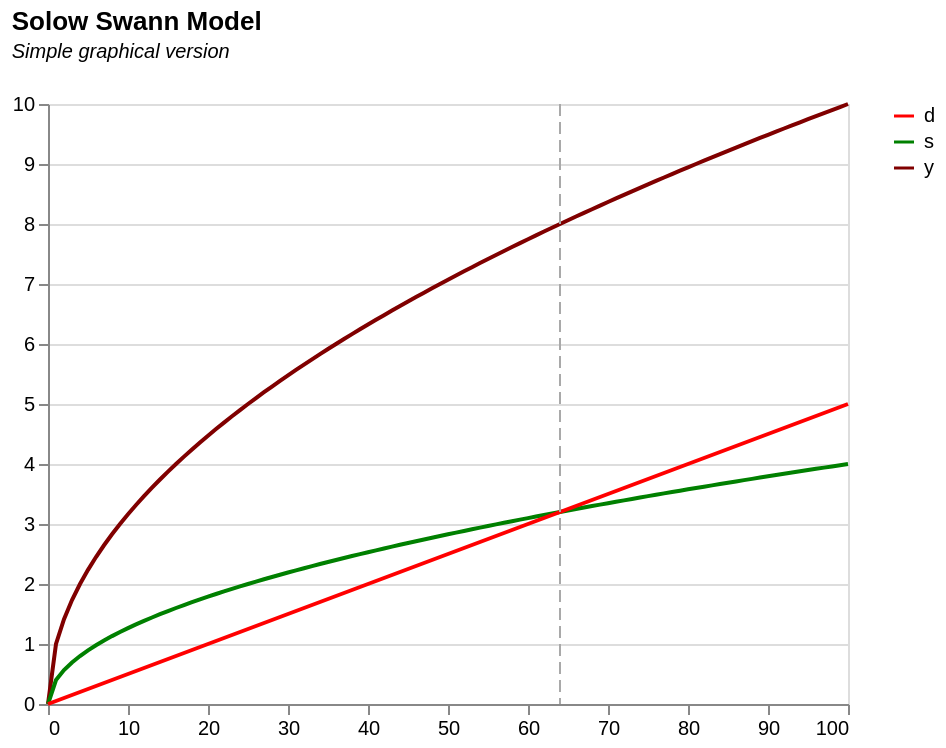

Vega-Lite specification for this chart:
### Vega-Lite specification from a JSON file in a GitHub repository (floating-point values rounded to 4 significant figures)
{"$schema": "https://vega.github.io/schema/vega-lite/v5.json", "title": {"text": "Solow Swann Model", "subtitle": ["Simple graphical version", ""], "subtitleFontStyle": "italic", "subtitleFontSize": 10, "anchor": "start", "color": "black"}, "data": {"values": [{"k": "0", "y": "0", "s": "0", "s1": "0", "s2": "0", "s3": "0", "d": "0", "a": "0", "y2_a": "0", "y2_b": "0", "y2": "0", "a2": "0"}, {"k": "1", "y": "1", "s": "0.4", "s1": "0.2", "s2": "0.3", "s3": "0.9", "d": "0.05", "a": "0.35", "y2_a": "1", "y2_b": "0", "y2": "1", "a2": "0.25"}, {"k": "2", "y": "1.414213562", "s": "0.565685425", "s1": "0.4", "s2": "0.424264069", "s3": "1.8", "d": "0.1", "a": "0.465685425", "y2_a": "1.414213562", "y2_b": "0", "y2": "1.414213562", "a2": "0.324264069"}, {"k": "3", "y": "1.732050808", "s": "0.692820323", "s1": "0.6", "s2": "0.519615242", "s3": "2.7", "d": "0.15", "a": "0.542820323", "y2_a": "1.732050808", "y2_b": "0", "y2": "1.732050808", "a2": "0.369615242"}, {"k": "4", "y": "2", "s": "0.8", "s1": "0.8", "s2": "0.6", "s3": "3.6", "d": "0.2", "a": "0.6", "y2_a": "2", "y2_b": "0", "y2": "2", "a2": "0.4"}, {"k": "5", "y": "2.236067977", "s": "0.894427191", "s1": "1", "s2": "0.670820393", "s3": "4.5", "d": "0.25", "a": "0.644427191", "y2_a": "2.236067977", "y2_b": "0", "y2": "2.236067977", "a2": "0.420820393"}, {"k": "6", "y": "2.449489743", "s": "0.979795897", "s1": "1.2", "s2": "0.734846923", "s3": "5.4", "d": "0.3", "a": "0.679795897", "y2_a": "2.449489743", "y2_b": "0", "y2": "2.449489743", "a2": "0.434846923"}, {"k": "7", "y": "2.645751311", "s": "1.058300524", "s1": "1.4", "s2": "0.793725393", "s3": "6.3", "d": "0.35", "a": "0.708300524", "y2_a": "2.645751311", "y2_b": "0", "y2": "2.645751311", "a2": "0.443725393"}, {"k": "8", "y": "2.828427125", "s": "1.13137085", "s1": "1.6", "s2": "0.848528137", "s3": "7.2", "d": "0.4", "a": "0.73137085", "y2_a": "2.828427125", "y2_b": "0", "y2": "2.828427125", "a2": "0.448528137"}, {"k": "9", "y": "3", "s": "1.2", "s1": "1.8", "s2": "0.9", "s3": "8.1", "d": "0.45", "a": "0.75", "y2_a": "3", "y2_b": "0", "y2": "3", "a2": "0.45"}, {"k": "10", "y": "3.16227766", "s": "1.264911064", "s1": "2", "s2": "0.948683298", "s3": "9", "d": "0.5", "a": "0.764911064", "y2_a": "3.16227766", "y2_b": "0", "y2": "3.16227766", "a2": "0.448683298"}, {"k": "11", "y": "3.31662479", "s": "1.326649916", "s1": "2.2", "s2": "0.994987437", "s3": "9.9", "d": "0.55", "a": "0.776649916", "y2_a": "3.31662479", "y2_b": "0", "y2": "3.31662479", "a2": "0.444987437"}, {"k": "12", "y": "3.464101615", "s": "1.385640646", "s1": "2.4", "s2": "1.039230485", "s3": "10.8", "d": "0.6", "a": "0.785640646", "y2_a": "3.464101615", "y2_b": "0", "y2": "3.464101615", "a2": "0.439230485"}, {"k": "13", "y": "3.605551275", "s": "1.44222051", "s1": "2.6", "s2": "1.081665383", "s3": "11.7", "d": "0.65", "a": "0.79222051", "y2_a": "3.605551275", "y2_b": "0", "y2": "3.605551275", "a2": "0.431665383"}, {"k": "14", "y": "3.741657387", "s": "1.496662955", "s1": "2.8", "s2": "1.122497216", "s3": "12.6", "d": "0.7", "a": "0.796662955", "y2_a": "3.741657387", "y2_b": "0", "y2": "3.741657387", "a2": "0.422497216"}, {"k": "15", "y": "3.872983346", "s": "1.549193338", "s1": "3", "s2": "1.161895004", "s3": "13.5", "d": "0.75", "a": "0.799193338", "y2_a": "3.872983346", "y2_b": "0", "y2": "3.872983346", "a2": "0.411895004"}, {"k": "16", "y": "4", "s": "1.6", "s1": "3.2", "s2": "1.2", "s3": "14.4", "d": "0.8", "a": "0.8", "y2_a": "4", "y2_b": "0", "y2": "4", "a2": "0.4"}, {"k": "17", "y": "4.123105626", "s": "1.64924225", "s1": "3.4", "s2": "1.236931688", "s3": "15.3", "d": "0.85", "a": "0.79924225", "y2_a": "4.123105626", "y2_b": "0", "y2": "4.123105626", "a2": "0.386931688"}, {"k": "18", "y": "4.242640687", "s": "1.697056275", "s1": "3.6", "s2": "1.272792206", "s3": "16.2", "d": "0.9", "a": "0.797056275", "y2_a": "4.242640687", "y2_b": "0", "y2": "4.242640687", "a2": "0.372792206"}, {"k": "19", "y": "4.358898944", "s": "1.743559577", "s1": "3.8", "s2": "1.307669683", "s3": "17.1", "d": "0.95", "a": "0.793559577", "y2_a": "4.358898944", "y2_b": "0", "y2": "4.358898944", "a2": "0.357669683"}, {"k": "20", "y": "4.472135955", "s": "1.788854382", "s1": "4", "s2": "1.341640786", "s3": "18", "d": "1", "a": "0.788854382", "y2_a": "4.472135955", "y2_b": "0", "y2": "4.472135955", "a2": "0.341640786"}, {"k": "21", "y": "4.582575695", "s": "1.833030278", "s1": "4.2", "s2": "1.374772708", "s3": "18.9", "d": "1.05", "a": "0.783030278", "y2_a": "4.582575695", "y2_b": "0", "y2": "4.582575695", "a2": "0.324772708"}, {"k": "22", "y": "4.69041576", "s": "1.876166304", "s1": "4.4", "s2": "1.407124728", "s3": "19.8", "d": "1.1", "a": "0.776166304", "y2_a": "4.69041576", "y2_b": "0", "y2": "4.69041576", "a2": "0.307124728"}, {"k": "23", "y": "4.795831523", "s": "1.918332609", "s1": "4.6", "s2": "1.438749457", "s3": "20.7", "d": "1.15", "a": "0.768332609", "y2_a": "4.795831523", "y2_b": "0", "y2": "4.795831523", "a2": "0.288749457"}, {"k": "24", "y": "4.898979486", "s": "1.959591794", "s1": "4.8", "s2": "1.469693846", "s3": "21.6", "d": "1.2", "a": "0.759591794", "y2_a": "4.898979486", "y2_b": "0", "y2": "4.898979486", "a2": "0.269693846"}, {"k": "25", "y": "5", "s": "2", "s1": "5", "s2": "1.5", "s3": "22.5", "d": "1.25", "a": "0.75", "y2_a": "5", "y2_b": "0", "y2": "5", "a2": "0.25"}, {"k": "26", "y": "5.099019514", "s": "2.039607805", "s1": "5.2", "s2": "1.529705854", "s3": "23.4", "d": "1.3", "a": "0.739607805", "y2_a": "5.099019514", "y2_b": "0", "y2": "5.099019514", "a2": "0.229705854"}, {"k": "27", "y": "5.196152423", "s": "2.078460969", "s1": "5.4", "s2": "1.558845727", "s3": "24.3", "d": "1.35", "a": "0.728460969", "y2_a": "5.196152423", "y2_b": "0", "y2": "5.196152423", "a2": "0.208845727"}, {"k": "28", "y": "5.291502622", "s": "2.116601049", "s1": "5.6", "s2": "1.587450787", "s3": "25.2", "d": "1.4", "a": "0.716601049", "y2_a": "5.291502622", "y2_b": "0", "y2": "5.291502622", "a2": "0.187450787"}, {"k": "29", "y": "5.385164807", "s": "2.154065923", "s1": "5.8", "s2": "1.615549442", "s3": "26.1", "d": "1.45", "a": "0.704065923", "y2_a": "5.385164807", "y2_b": "0", "y2": "5.385164807", "a2": "0.165549442"}, {"k": "30", "y": "5.477225575", "s": "2.19089023", "s1": "6", "s2": "1.643167673", "s3": "27", "d": "1.5", "a": "0.69089023", "y2_a": "5.477225575", "y2_b": "0", "y2": "5.477225575", "a2": "0.143167673"}, {"k": "31", "y": "5.567764363", "s": "2.227105745", "s1": "6.2", "s2": "1.670329309", "s3": "27.9", "d": "1.55", "a": "0.677105745", "y2_a": "5.567764363", "y2_b": "0", "y2": "5.567764363", "a2": "0.120329309"}, {"k": "32", "y": "5.656854249", "s": "2.2627417", "s1": "6.4", "s2": "1.697056275", "s3": "28.8", "d": "1.6", "a": "0.6627417", "y2_a": "5.656854249", "y2_b": "0", "y2": "5.656854249", "a2": "0.097056275"}, {"k": "33", "y": "5.744562647", "s": "2.297825059", "s1": "6.6", "s2": "1.723368794", "s3": "29.7", "d": "1.65", "a": "0.647825059", "y2_a": "5.744562647", "y2_b": "0", "y2": "5.744562647", "a2": "0.073368794"}, {"k": "34", "y": "5.830951895", "s": "2.332380758", "s1": "6.8", "s2": "1.749285568", "s3": "30.6", "d": "1.7", "a": "0.632380758", "y2_a": "5.830951895", "y2_b": "0", "y2": "5.830951895", "a2": "0.049285568"}, {"k": "35", "y": "5.916079783", "s": "2.366431913", "s1": "7", "s2": "1.774823935", "s3": "31.5", "d": "1.75", "a": "0.616431913", "y2_a": "5.916079783", "y2_b": "0", "y2": "5.916079783", "a2": "0.024823935"}, {"k": "36", "y": "6", "s": "2.4", "s1": "7.2", "s2": "1.8", "s3": "32.4", "d": "1.8", "a": "0.6", "y2_a": "6", "y2_b": "0", "y2": "6", "a2": "0"}, {"k": "37", "y": "6.08276253", "s": "2.433105012", "s1": "7.4", "s2": "1.824828759", "s3": "33.3", "d": "1.85", "a": "0.583105012", "y2_a": "6.08276253", "y2_b": "0", "y2": "6.08276253", "a2": "-0.025171241"}, {"k": "38", "y": "6.164414003", "s": "2.465765601", "s1": "7.6", "s2": "1.849324201", "s3": "34.2", "d": "1.9", "a": "0.565765601", "y2_a": "6.164414003", "y2_b": "0", "y2": "6.164414003", "a2": "-0.050675799"}, {"k": "39", "y": "6.244997998", "s": "2.497999199", "s1": "7.8", "s2": "1.8734994", "s3": "35.1", "d": "1.95", "a": "0.547999199", "y2_a": "6.244997998", "y2_b": "0", "y2": "6.244997998", "a2": "-0.0765006"}, {"k": "40", "y": "6.32455532", "s": "2.529822128", "s1": "8", "s2": "1.897366596", "s3": "36", "d": "2", "a": "0.529822128", "y2_a": "6.32455532", "y2_b": "0", "y2": "6.32455532", "a2": "-0.102633404"}, {"k": "41", "y": "6.403124237", "s": "2.561249695", "s1": "8.2", "s2": "1.920937271", "s3": "36.9", "d": "2.05", "a": "0.511249695", "y2_a": "6.403124237", "y2_b": "0", "y2": "6.403124237", "a2": "-0.129062729"}, {"k": "42", "y": "6.480740698", "s": "2.592296279", "s1": "8.4", "s2": "1.94422221", "s3": "37.8", "d": "2.1", "a": "0.492296279", "y2_a": "6.480740698", "y2_b": "0", "y2": "6.480740698", "a2": "-0.15577779"}, {"k": "43", "y": "6.557438524", "s": "2.62297541", "s1": "8.6", "s2": "1.967231557", "s3": "38.7", "d": "2.15", "a": "0.47297541", "y2_a": "6.557438524", "y2_b": "0", "y2": "6.557438524", "a2": "-0.182768443"}, {"k": "44", "y": "6.633249581", "s": "2.653299832", "s1": "8.8", "s2": "1.989974874", "s3": "39.6", "d": "2.2", "a": "0.453299832", "y2_a": "6.633249581", "y2_b": "0", "y2": "6.633249581", "a2": "-0.210025126"}, {"k": "45", "y": "6.708203932", "s": "2.683281573", "s1": "9", "s2": "2.01246118", "s3": "40.5", "d": "2.25", "a": "0.433281573", "y2_a": "6.708203932", "y2_b": "0", "y2": "6.708203932", "a2": "-0.23753882"}, {"k": "46", "y": "6.782329983", "s": "2.712931993", "s1": "9.2", "s2": "2.034698995", "s3": "41.4", "d": "2.3", "a": "0.412931993", "y2_a": "6.782329983", "y2_b": "0", "y2": "6.782329983", "a2": "-0.265301005"}, {"k": "47", "y": "6.8556546", "s": "2.74226184", "s1": "9.4", "s2": "2.05669638", "s3": "42.3", "d": "2.35", "a": "0.39226184", "y2_a": "6.8556546", "y2_b": "0", "y2": "6.8556546", "a2": "-0.29330362"}, {"k": "48", "y": "6.92820323", "s": "2.771281292", "s1": "9.6", "s2": "2.078460969", "s3": "43.2", "d": "2.4", "a": "0.371281292", "y2_a": "6.92820323", "y2_b": "0", "y2": "6.92820323", "a2": "-0.321539031"}, {"k": "49", "y": "7", "s": "2.8", "s1": "9.8", "s2": "2.1", "s3": "44.1", "d": "2.45", "a": "0.35", "y2_a": "7", "y2_b": "0", "y2": "7", "a2": "-0.35"}, {"k": "50", "y": "7.071067812", "s": "2.828427125", "s1": "10", "s2": "2.121320344", "s3": "45", "d": "2.5", "a": "0.328427125", "y2_a": "7.071067812", "y2_b": "0", "y2": "7.071067812", "a2": "-0.378679656"}, {"k": "51", "y": "7.141428429", "s": "2.856571371", "s1": "10.2", "s2": "2.142428529", "s3": "45.9", "d": "2.55", "a": "0.306571371", "y2_a": "7.141428429", "y2_b": "1", "y2": "7.141428429", "a2": "-0.407571471"}, {"k": "52", "y": "7.211102551", "s": "2.88444102", "s1": "10.4", "s2": "2.163330765", "s3": "46.8", "d": "2.6", "a": "0.28444102", "y2_a": "7.211102551", "y2_b": "1.741101127", "y2": "7.211102551", "a2": "-0.436669235"}, {"k": "53", "y": "7.280109889", "s": "2.912043956", "s1": "10.6", "s2": "2.184032967", "s3": "47.7", "d": "2.65", "a": "0.262043956", "y2_a": "7.280109889", "y2_b": "2.408224685", "y2": "7.280109889", "a2": "-0.465967033"}, {"k": "54", "y": "7.348469228", "s": "2.939387691", "s1": "10.8", "s2": "2.204540769", "s3": "48.6", "d": "2.7", "a": "0.239387691", "y2_a": "7.348469228", "y2_b": "3.031433133", "y2": "7.348469228", "a2": "-0.495459231"}, {"k": "55", "y": "7.416198487", "s": "2.966479395", "s1": "11", "s2": "2.224859546", "s3": "49.5", "d": "2.75", "a": "0.216479395", "y2_a": "7.416198487", "y2_b": "3.623898318", "y2": "7.416198487", "a2": "-0.525140454"}, {"k": "56", "y": "7.483314774", "s": "2.993325909", "s1": "11.2", "s2": "2.244994432", "s3": "50.4", "d": "2.8", "a": "0.193325909", "y2_a": "7.483314774", "y2_b": "4.192962713", "y2": "7.483314774", "a2": "-0.555005568"}, {"k": "57", "y": "7.549834435", "s": "3.019933774", "s1": "11.4", "s2": "2.264950331", "s3": "51.3", "d": "2.85", "a": "0.169933774", "y2_a": "7.549834435", "y2_b": "4.743276394", "y2": "7.549834435", "a2": "-0.585049669"}, {"k": "58", "y": "7.615773106", "s": "3.046309242", "s1": "11.6", "s2": "2.284731932", "s3": "52.2", "d": "2.9", "a": "0.146309242", "y2_a": "7.615773106", "y2_b": "5.278031643", "y2": "7.615773106", "a2": "-0.615268068"}, {"k": "59", "y": "7.681145748", "s": "3.072458299", "s1": "11.8", "s2": "2.304343724", "s3": "53.1", "d": "2.95", "a": "0.122458299", "y2_a": "7.681145748", "y2_b": "5.799546135", "y2": "7.681145748", "a2": "-0.645656276"}, {"k": "60", "y": "7.745966692", "s": "3.098386677", "s1": "12", "s2": "2.323790008", "s3": "54", "d": "3", "a": "0.098386677", "y2_a": "7.745966692", "y2_b": "6.309573445", "y2": "7.745966692", "a2": "-0.676209992"}, {"k": "61", "y": "7.810249676", "s": "3.12409987", "s1": "12.2", "s2": "2.343074903", "s3": "54.9", "d": "3.05", "a": "0.07409987", "y2_a": "7.810249676", "y2_b": "6.809483128", "y2": "7.810249676", "a2": "-0.706925097"}, {"k": "62", "y": "7.874007874", "s": "3.14960315", "s1": "12.4", "s2": "2.362202362", "s3": "55.8", "d": "3.1", "a": "0.04960315", "y2_a": "7.874007874", "y2_b": "7.300372103", "y2": "7.874007874", "a2": "-0.737797638"}, {"k": "63", "y": "7.937253933", "s": "3.174901573", "s1": "12.6", "s2": "2.38117618", "s3": "56.7", "d": "3.15", "a": "0.024901573", "y2_a": "7.937253933", "y2_b": "7.783137122", "y2": "7.937253933", "a2": "-0.76882382"}, {"k": "64", "y": "8", "s": "3.2", "s1": "12.8", "s2": "2.477557162", "s3": "57.6", "d": "3.2", "a": "0", "y2_a": "8", "y2_b": "8.258523873", "y2": "8.258523873", "a2": "-0.722442838"}, {"k": "65", "y": "8.062257748", "s": "3.224903099", "s1": "13", "s2": "2.618148416", "s3": "58.5", "d": "3.25", "a": "-0.025096901", "y2_a": "8.062257748", "y2_b": "8.727161387", "y2": "8.727161387", "a2": "-0.631851584"}, {"k": "66", "y": "8.124038405", "s": "3.249615362", "s1": "13.2", "s2": "2.756876052", "s3": "59.4", "d": "3.3", "a": "-0.050384638", "y2_a": "8.124038405", "y2_b": "9.18958684", "y2": "9.18958684", "a2": "-0.543123948"}, {"k": "67", "y": "8.185352772", "s": "3.274141109", "s1": "13.4", "s2": "2.893879157", "s3": "60.3", "d": "3.35", "a": "-0.075858891", "y2_a": "8.185352772", "y2_b": "9.646263856", "y2": "9.646263856", "a2": "-0.456120843"}, {"k": "68", "y": "8.246211251", "s": "3.2984845", "s1": "13.6", "s2": "3.029278893", "s3": "61.2", "d": "3.4", "a": "-0.1015155", "y2_a": "8.246211251", "y2_b": "10.09759631", "y2": "10.09759631", "a2": "-0.370721107"}, {"k": "69", "y": "8.306623863", "s": "3.322649545", "s1": "13.8", "s2": "3.163181671", "s3": "62.1", "d": "3.45", "a": "-0.127350455", "y2_a": "8.306623863", "y2_b": "10.5439389", "y2": "10.5439389", "a2": "-0.286818329"}, {"k": "70", "y": "8.366600265", "s": "3.346640106", "s1": "14", "s2": "3.29568163", "s3": "63", "d": "3.5", "a": "-0.153359894", "y2_a": "8.366600265", "y2_b": "10.98560543", "y2": "10.98560543", "a2": "-0.20431837"}, {"k": "71", "y": "8.426149773", "s": "3.370459909", "s1": "14.2", "s2": "3.42686259", "s3": "63.9", "d": "3.55", "a": "-0.179540091", "y2_a": "8.426149773", "y2_b": "11.4228753", "y2": "11.4228753", "a2": "-0.12313741"}, {"k": "72", "y": "8.485281374", "s": "3.39411255", "s1": "14.4", "s2": "3.556799623", "s3": "64.8", "d": "3.6", "a": "-0.20588745", "y2_a": "8.485281374", "y2_b": "11.85599874", "y2": "11.85599874", "a2": "-0.043200377"}, {"k": "73", "y": "8.544003745", "s": "3.417601498", "s1": "14.6", "s2": "3.68556032", "s3": "65.7", "d": "3.65", "a": "-0.232398502", "y2_a": "8.544003745", "y2_b": "12.28520107", "y2": "12.28520107", "a2": "0.03556032"}, {"k": "74", "y": "8.602325267", "s": "3.440930107", "s1": "14.8", "s2": "3.813205828", "s3": "66.6", "d": "3.7", "a": "-0.259069893", "y2_a": "8.602325267", "y2_b": "12.71068609", "y2": "12.71068609", "a2": "0.113205828"}, {"k": "75", "y": "8.660254038", "s": "3.464101615", "s1": "15", "s2": "3.939791707", "s3": "67.5", "d": "3.75", "a": "-0.285898385", "y2_a": "8.660254038", "y2_b": "13.13263902", "y2": "13.13263902", "a2": "0.189791707"}, {"k": "76", "y": "8.717797887", "s": "3.487119155", "s1": "15.2", "s2": "4.065368643", "s3": "68.4", "d": "3.8", "a": "-0.312880845", "y2_a": "8.717797887", "y2_b": "13.55122881", "y2": "13.55122881", "a2": "0.265368643"}, {"k": "77", "y": "8.774964387", "s": "3.509985755", "s1": "15.4", "s2": "4.18998305", "s3": "69.3", "d": "3.85", "a": "-0.340014245", "y2_a": "8.774964387", "y2_b": "13.96661017", "y2": "13.96661017", "a2": "0.33998305"}, {"k": "78", "y": "8.831760866", "s": "3.532704347", "s1": "15.6", "s2": "4.313677566", "s3": "70.2", "d": "3.9", "a": "-0.367295653", "y2_a": "8.831760866", "y2_b": "14.37892522", "y2": "14.37892522", "a2": "0.413677566"}, {"k": "79", "y": "8.888194417", "s": "3.555277767", "s1": "15.8", "s2": "4.436491492", "s3": "71.1", "d": "3.95", "a": "-0.394722233", "y2_a": "8.888194417", "y2_b": "14.78830497", "y2": "14.78830497", "a2": "0.486491492"}, {"k": "80", "y": "8.94427191", "s": "3.577708764", "s1": "16", "s2": "4.558461157", "s3": "72", "d": "4", "a": "-0.422291236", "y2_a": "8.94427191", "y2_b": "15.19487052", "y2": "15.19487052", "a2": "0.558461157"}, {"k": "81", "y": "9", "s": "3.6", "s1": "16.2", "s2": "4.67962023", "s3": "72.9", "d": "4.05", "a": "-0.45", "y2_a": "9", "y2_b": "15.5987341", "y2": "15.5987341", "a2": "0.62962023"}, {"k": "82", "y": "9.055385138", "s": "3.622154055", "s1": "16.4", "s2": "4.8", "s3": "73.8", "d": "4.1", "a": "-0.477845945", "y2_a": "9.055385138", "y2_b": "16", "y2": "16", "a2": "0.7"}, {"k": "83", "y": "9.110433579", "s": "3.644173432", "s1": "16.6", "s2": "4.919629609", "s3": "74.7", "d": "4.15", "a": "-0.505826568", "y2_a": "9.110433579", "y2_b": "16.39876536", "y2": "16.39876536", "a2": "0.769629609"}, {"k": "84", "y": "9.16515139", "s": "3.666060556", "s1": "16.8", "s2": "5.03853626", "s3": "75.6", "d": "4.2", "a": "-0.533939444", "y2_a": "9.16515139", "y2_b": "16.79512087", "y2": "16.79512087", "a2": "0.83853626"}, {"k": "85", "y": "9.219544457", "s": "3.687817783", "s1": "17", "s2": "5.156745404", "s3": "76.5", "d": "4.25", "a": "-0.562182217", "y2_a": "9.219544457", "y2_b": "17.18915135", "y2": "17.18915135", "a2": "0.906745404"}, {"k": "86", "y": "9.273618495", "s": "3.709447398", "s1": "17.2", "s2": "5.274280893", "s3": "77.4", "d": "4.3", "a": "-0.590552602", "y2_a": "9.273618495", "y2_b": "17.58093631", "y2": "17.58093631", "a2": "0.974280893"}, {"k": "87", "y": "9.327379053", "s": "3.730951621", "s1": "17.4", "s2": "5.391165125", "s3": "78.3", "d": "4.35", "a": "-0.619048379", "y2_a": "9.327379053", "y2_b": "17.97055042", "y2": "17.97055042", "a2": "1.041165125"}, {"k": "88", "y": "9.38083152", "s": "3.752332608", "s1": "17.6", "s2": "5.507419171", "s3": "79.2", "d": "4.4", "a": "-0.647667392", "y2_a": "9.38083152", "y2_b": "18.3580639", "y2": "18.3580639", "a2": "1.107419171"}, {"k": "89", "y": "9.433981132", "s": "3.773592453", "s1": "17.8", "s2": "5.623062884", "s3": "80.1", "d": "4.45", "a": "-0.676407547", "y2_a": "9.433981132", "y2_b": "18.74354295", "y2": "18.74354295", "a2": "1.173062884"}, {"k": "90", "y": "9.486832981", "s": "3.794733192", "s1": "18", "s2": "5.738114999", "s3": "81", "d": "4.5", "a": "-0.705266808", "y2_a": "9.486832981", "y2_b": "19.12705", "y2": "19.12705", "a2": "1.238114999"}, {"k": "91", "y": "9.539392014", "s": "3.815756806", "s1": "18.2", "s2": "5.852593223", "s3": "81.9", "d": "4.55", "a": "-0.734243194", "y2_a": "9.539392014", "y2_b": "19.50864408", "y2": "19.50864408", "a2": "1.302593223"}, {"k": "92", "y": "9.591663047", "s": "3.836665219", "s1": "18.4", "s2": "5.966514316", "s3": "82.8", "d": "4.6", "a": "-0.763334781", "y2_a": "9.591663047", "y2_b": "19.88838105", "y2": "19.88838105", "a2": "1.366514316"}, {"k": "93", "y": "9.643650761", "s": "3.857460304", "s1": "18.6", "s2": "6.079894162", "s3": "83.7", "d": "4.65", "a": "-0.792539696", "y2_a": "9.643650761", "y2_b": "20.26631387", "y2": "20.26631387", "a2": "1.429894162"}, {"k": "94", "y": "9.695359715", "s": "3.878143886", "s1": "18.8", "s2": "6.192747831", "s3": "84.6", "d": "4.7", "a": "-0.821856114", "y2_a": "9.695359715", "y2_b": "20.64249277", "y2": "20.64249277", "a2": "1.492747831"}, {"k": "95", "y": "9.746794345", "s": "3.898717738", "s1": "19", "s2": "6.305089646", "s3": "85.5", "d": "4.75", "a": "-0.851282262", "y2_a": "9.746794345", "y2_b": "21.01696549", "y2": "21.01696549", "a2": "1.555089646"}, {"k": "96", "y": "9.797958971", "s": "3.919183588", "s1": "19.2", "s2": "6.416933226", "s3": "86.4", "d": "4.8", "a": "-0.880816412", "y2_a": "9.797958971", "y2_b": "21.38977742", "y2": "21.38977742", "a2": "1.616933226"}, {"k": "97", "y": "9.848857802", "s": "3.939543121", "s1": "19.4", "s2": "6.528291543", "s3": "87.3", "d": "4.85", "a": "-0.910456879", "y2_a": "9.848857802", "y2_b": "21.76097181", "y2": "21.76097181", "a2": "1.678291543"}, {"k": "98", "y": "9.899494937", "s": "3.959797975", "s1": "19.6", "s2": "6.639176963", "s3": "88.2", "d": "4.9", "a": "-0.940202025", "y2_a": "9.899494937", "y2_b": "22.13058988", "y2": "22.13058988", "a2": "1.739176963"}, {"k": "99", "y": "9.949874371", "s": "3.979949748", "s1": "19.8", "s2": "6.749601284", "s3": "89.1", "d": "4.95", "a": "-0.970050252", "y2_a": "9.949874371", "y2_b": "22.49867095", "y2": "22.49867095", "a2": "1.799601284"}, {"k": "100", "y": "10", "s": "4", "s1": "20", "s2": "6.859575779", "s3": "90", "d": "5", "a": "-1", "y2_a": "10", "y2_b": "22.8652526", "y2": "22.8652526", "a2": "1.859575779"}], "format": {"parse": {"k": "number"}}}, "transform": [{"fold": ["y", "s", "d"], "as": ["variable", "value"]}], "height": 300, "width": 400, "layer": [{"mark": {"type": "line", "strokeWidth": 2}, "encoding": {"x": {"field": "k", "type": "quantitative", "title": null, "axis": {"grid": false}}, "y": {"field": "value", "type": "quantitative", "title": null}, "color": {"field": "variable", "title": null, "scale": {"range": ["red", "green", "rgb(128,0,0)"]}}}}, {"mark": {"type": "rule", "color": "darkgray", "size": 1, "strokeDash": [6, 3]}, "encoding": {"x": {"datum": 64}}}]}
